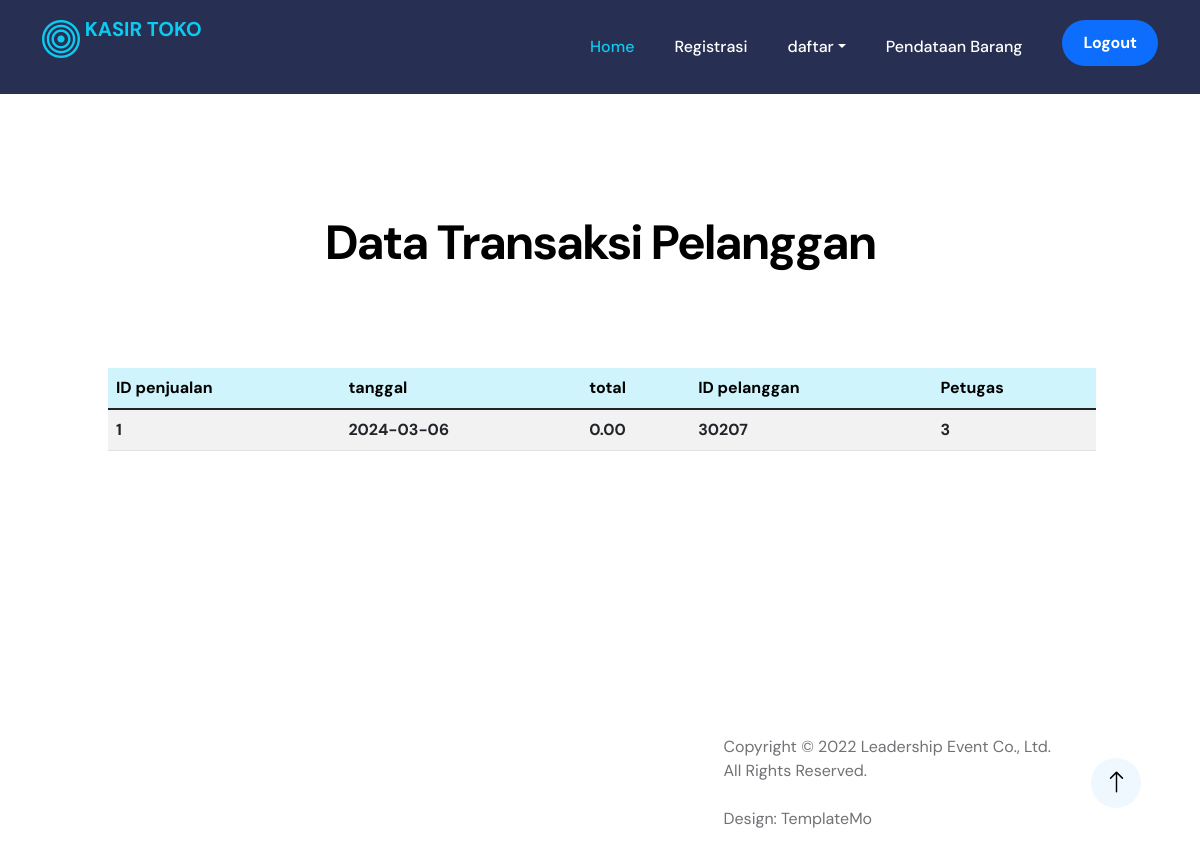
The app's page /administrator/penjualan_select.php (signed in) with its own data.
### tables this page shows
CREATE TABLE `tb_penjualan` (
  `id_penjualan` int(11) NOT NULL,
  `tgl_penjualan` date NOT NULL,
  `total` decimal(10,2) NOT NULL,
  `id_pelanggan` int(11) NOT NULL,
  `id_login` int(11) NOT NULL
);

### administrator/penjualan_select.php (the view, shortened to what this page needs)
<?php
    include('header.php');
    include('inavbar.php');
    ?>
    <section class="testimonial-section section-padding section-bg  " id="section_2">
<div class="col-lg-10 col-12 text-center mx-auto">
            <h2 class="mb-5">Data Transaksi Pelanggan </h2>
        </div>
        <div class="row m-5 ">
            <div class=" col-md-11 col-md-1 m-5 mb-lg-11 mb-md-0">
            <div class="featured-block d-flex justify-content-center align-items-center">
                    <table class="table table table-hover table-striped ">
                        <thead class="table-info">
                            <th>ID penjualan</th>
                            <th>tanggal</th>
                            <th>total</th>
                            <th>ID pelanggan</th>
                            <th >Petugas</th>
                        </thead>
                        <tbody class="table-group-divider">
                        <?php
    include "../config.php";
    $sql = mysqli_query($koneksi, 'SELECT * FROM tb_penjualan');
    foreach ($sql as $penjualan) {
    ?>
      <tr>
          <th><?= $penjualan['id_penjualan'] ?></th>
          <th><?= $penjualan['tgl_penjualan'] ?></th>
          <th><?= $penjualan['total'] ?></th>
          <th><?= $penjualan['id_pelanggan'] ?></th>
          <th><?= $penjualan['id_login'] ?></th>
        </tr>
    <?php } ?>
                        </tbody>
                    </table>
            </div>
        </div>
          </section>
<?php
include('footer.php');
?>

### css/templatemo-leadership-event.css (style rules this page uses)
:root { --white-color: #ffffff; --primary-color: #0dcaf0; --secondary-color: #0d6efd; --section-bg-color: #f0f8ff; --dark-color: #000000; --navbar-bg-color: #273053; --p-color: #717275; --highlight-icon-color: #ff0100; --body-font-family: 'DM Sans', sans-serif; --h1-font-size: 62px; --h2-font-size: 48px; --h3-font-size: 36px; --h4-font-size: 32px; --h5-font-size: 24px; --h6-font-size: 22px; --p-font-size: 18px; --menu-font-size: 16px; --copyright-text-font-size: 16px; --font-weight-normal: 400; --font-weight-medium: 500; --font-weight-bold: 700; }
body { background: var(--white-color); font-family: var(--body-font-family); }
h2, h3, h4, h5, h6 { color: var(--dark-color); }
h1, h2, h3, h4, h5, h6 { font-weight: var(--font-weight-bold); letter-spacing: -1px; }
h2 { font-size: var(--h2-font-size); letter-spacing: -2px; }
.section-padding { padding-top: 120px; padding-bottom: 120px; }

### records on screen
tb_penjualan: id_penjualan "1", tgl_penjualan "2024-03-06", total "0.00", id_pelanggan "30207", id_login "3"
